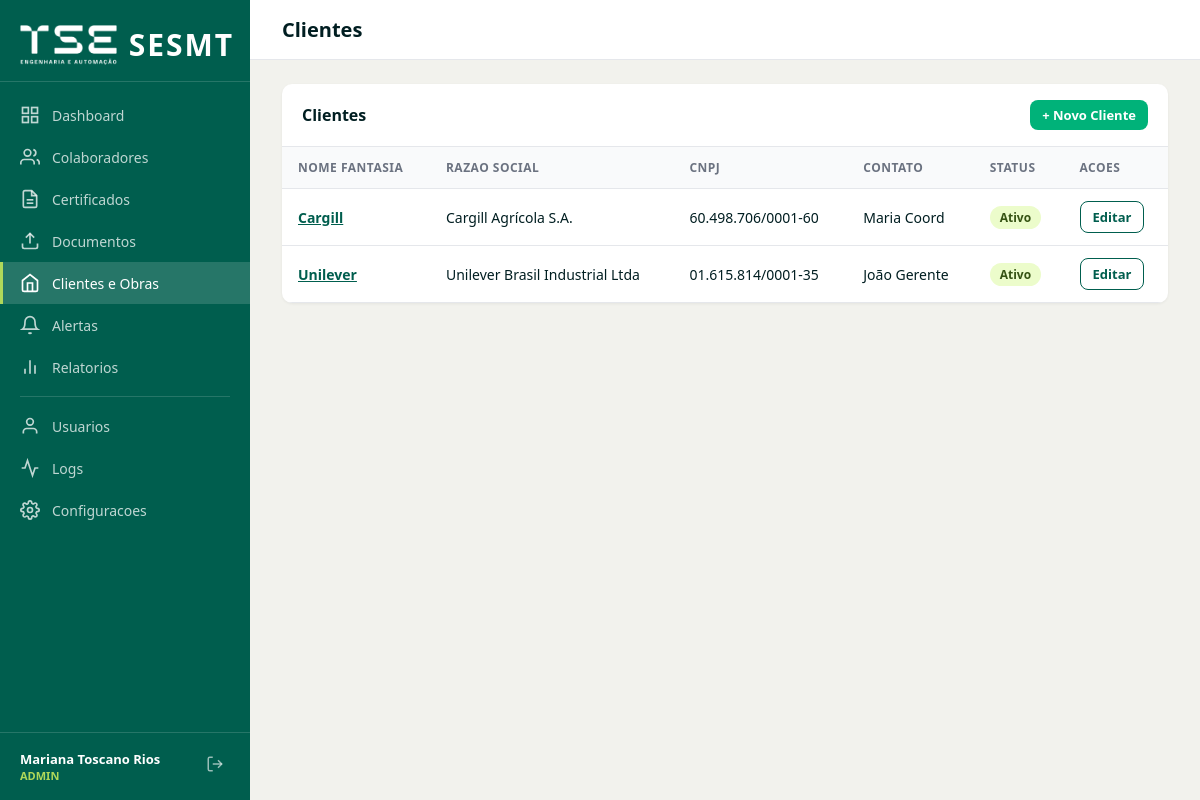
Screenshot of /clientes (signed in) with the database file from the repository.
### tables this page shows
CREATE TABLE IF NOT EXISTS clientes (
    id INT AUTO_INCREMENT PRIMARY KEY,
    razao_social VARCHAR(200) NOT NULL,
    nome_fantasia VARCHAR(200) NULL,
    cnpj VARCHAR(18) NULL,
    contato_nome VARCHAR(150) NULL,
    contato_email VARCHAR(150) NULL,
    contato_telefone VARCHAR(20) NULL,
    ativo TINYINT(1) NOT NULL DEFAULT 1,
    criado_em DATETIME NOT NULL DEFAULT CURRENT_TIMESTAMP,
    atualizado_em DATETIME NOT NULL DEFAULT CURRENT_TIMESTAMP ON UPDATE CURRENT_TIMESTAMP,
    INDEX idx_cnpj (cnpj),
    INDEX idx_ativo (ativo)
);

### app/Core/Controller.php (called while the page is built, shortened)
<?php
class Controller
{
    protected function view(string $view, array $data = [], string $layout = 'app'): void
    {
        View::render($view, $data, $layout);
    }
}

### app/Controllers/ClienteController.php (called while the page is built, shortened)
<?php
class ClienteController extends Controller
{
    public function index(): void
    {
        $model = new Cliente();
        $this->view('clientes/index', [
            'clientes'  => $model->all([], 'nome_fantasia ASC'),
            'pageTitle' => 'Clientes',
        ]);
    }
}

### public/index.php (called while the page is built, shortened)
<?php
spl_autoload_register(function (string $class) {
    $prefix = 'App\\';
    $relativeClass = substr($class, strlen($prefix));
    $file = dirname(__DIR__) . '/app/' . str_replace('\\', '/', $relativeClass) . '.php';
});
$router = new \App\Core\Router();
$router->get('/login', ['AuthController', 'loginForm']);
$router->post('/login', ['AuthController', 'login']);
$router->get('/logout', ['AuthController', 'logout']);
$router->get('/', ['DashboardController', 'index'], ['AuthMiddleware']);
$router->get('/dashboard', ['DashboardController', 'index'], ['AuthMiddleware']);
$router->get('/colaboradores', ['ColaboradorController', 'index'], ['AuthMiddleware']);
$router->get('/colaboradores/novo', ['ColaboradorController', 'create'], ['AuthMiddleware']);
$router->post('/colaboradores/salvar', ['ColaboradorController', 'store'], ['AuthMiddleware', 'CsrfMiddleware']);
$router->get('/colaboradores/{id}', ['ColaboradorController', 'show'], ['AuthMiddleware']);
$router->get('/colaboradores/{id}/download-zip', ['ColaboradorController', 'downloadZip'], ['AuthMiddleware']);
$router->get('/colaboradores/{id}/editar', ['ColaboradorController', 'edit'], ['AuthMiddleware']);
$router->post('/colaboradores/{id}/atualizar', ['ColaboradorController', 'update'], ['AuthMiddleware', 'CsrfMiddleware']);
$router->post('/colaboradores/{id}/excluir', ['ColaboradorController', 'destroy'], ['AuthMiddleware', 'CsrfMiddleware']);
$router->get('/certificados', ['CertificadoController', 'index'], ['AuthMiddleware']);
$router->get('/certificados/emitir/{colaboradorId}', ['CertificadoController', 'emitir'], ['AuthMiddleware']);
$router->post('/certificados/salvar', ['CertificadoController', 'store'], ['AuthMiddleware', 'CsrfMiddleware']);
$router->get('/certificados/preview/{id}', ['CertificadoController', 'preview'], ['AuthMiddleware']);
$router->get('/certificados/dados/{colaboradorId}', ['CertificadoController', 'dadosJson'], ['AuthMiddleware']);
$router->get('/documentos', ['DocumentoController', 'index'], ['AuthMiddleware']);
$router->get('/documentos/upload/{colaboradorId}', ['DocumentoController', 'uploadForm'], ['AuthMiddleware']);
$router->post('/documentos/upload', ['DocumentoController', 'upload'], ['AuthMiddleware', 'CsrfMiddleware']);
$router->get('/documentos/download/{id}', ['DocumentoController', 'download'], ['AuthMiddleware']);
$router->get('/documentos/visualizar/{id}', ['DocumentoController', 'visualizar'], ['AuthMiddleware']);
$router->get('/documentos/{id}', ['DocumentoController', 'show'], ['AuthMiddleware']);
$router->post('/documentos/{id}/excluir', ['DocumentoController', 'destroy'], ['AuthMiddleware', 'CsrfMiddleware']);
$router->get('/exportar/colaboradores', ['ExportController', 'colaboradores'], ['AuthMiddleware']);
$router->get('/exportar/documentos', ['ExportController', 'documentos'], ['AuthMiddleware']);
$router->get('/exportar/certificados', ['ExportController', 'certificados'], ['AuthMiddleware']);
$router->get('/clientes', ['ClienteController', 'index'], ['AuthMiddleware']);
$router->get('/clientes/novo', ['ClienteController', 'create'], ['AuthMiddleware']);
$router->post('/clientes/salvar', ['ClienteController', 'store'], ['AuthMiddleware', 'CsrfMiddleware']);
$router->get('/clientes/{id}', ['ClienteController', 'show'], ['AuthMiddleware']);
$router->get('/clientes/{id}/editar', ['ClienteController', 'edit'], ['AuthMiddleware']);
$router->post('/clientes/{id}/atualizar', ['ClienteController', 'update'], ['AuthMiddleware', 'CsrfMiddleware']);
$router->post('/clientes/{id}/requisitos', ['ClienteController', 'addRequisito'], ['AuthMiddleware', 'CsrfMiddleware']);
$router->post('/clientes/{id}/requisitos/{reqId}/excluir', ['ClienteController', 'removeRequisito'], ['AuthMiddleware', 'CsrfMiddleware']);
$router->get('/obras/novo/{clienteId}', ['ObraController', 'create'], ['AuthMiddleware']);
$router->post('/obras/salvar', ['ObraController', 'store'], ['AuthMiddleware', 'CsrfMiddleware']);
$router->get('/obras/{id}/editar', ['ObraController', 'edit'], ['AuthMiddleware']);
$router->post('/obras/{id}/atualizar', ['ObraController', 'update'], ['AuthMiddleware', 'CsrfMiddleware']);
$router->get('/alertas', ['AlertaController', 'index'], ['AuthMiddleware']);
$router->get('/relatorios', ['RelatorioController', 'index'], ['AuthMiddleware']);
$router->get('/relatorios/colaborador/{id}', ['RelatorioController', 'porColaborador'], ['AuthMiddleware']);
$router->get('/relatorios/cliente/{id}', ['RelatorioController', 'porCliente'], ['AuthMiddleware']);
$router->get('/logs', ['LogController', 'index'], ['AuthMiddleware']);
$router->get('/logs/exportar', ['LogController', 'exportar'], ['AuthMiddleware']);
$router->get('/usuarios', ['UsuarioController', 'index'], ['AuthMiddleware']);
$router->post('/usuarios/salvar', ['UsuarioController', 'store'], ['AuthMiddleware', 'CsrfMiddleware']);
$router->post('/usuarios/{id}/resetar', ['UsuarioController', 'resetPassword'], ['AuthMiddleware', 'CsrfMiddleware']);
$router->post('/usuarios/{id}/excluir', ['UsuarioController', 'destroy'], ['AuthMiddleware', 'CsrfMiddleware']);
$router->get('/configuracoes', ['ConfigController', 'index'], ['AuthMiddleware']);
$router->post('/configuracoes/salvar', ['ConfigController', 'save'], ['AuthMiddleware', 'CsrfMiddleware']);
$router->get('/api/tipos-certificado', ['CertificadoController', 'tiposJson']);
$router->dispatch();

### app/Core/Model.php (called while the page is built, shortened)
<?php
abstract class Model
{
    protected string $table;
    protected PDO $db;
    public function __construct()
    {
        $this->db = Database::getInstance();
    }
    public function all(array $conditions = [], string $orderBy = 'id DESC', int $limit = 0, int $offset = 0): array
    {
        $sql = "SELECT * FROM {$this->table}";
        $params = [];
        $sql .= " ORDER BY {$orderBy}";
        $stmt = $this->db->prepare($sql);
        $stmt->execute($params);
        return $stmt->fetchAll();
    }
}

### app/config/database.php (called while the page is built)
<?php
return [
    'host'     => $_ENV['DB_HOST'] ?? 'localhost',
    'port'     => $_ENV['DB_PORT'] ?? '3306',
    'name'     => $_ENV['DB_NAME'] ?? 'sesmt_tse',
    'user'     => $_ENV['DB_USER'] ?? 'root',
    'password' => $_ENV['DB_PASS'] ?? '',
    'charset'  => 'utf8mb4',
];

### app/Core/Database.php (called while the page is built, shortened)
<?php
class Database
{
    private static ?PDO $instance = null;
    public static function getInstance(): PDO
    {
        if (self::$instance === null) {
            $config = require dirname(__DIR__) . '/config/database.php';
            $dsn = sprintf(
                'mysql:host=%s;port=%s;dbname=%s;charset=%s',
                $config['host'],
                $config['port'],
                $config['name'],
                $config['charset']
            );
            try {
                self::$instance = new PDO($dsn, $config['user'], $config['password'], [
                    PDO::ATTR_ERRMODE            => PDO::ERRMODE_EXCEPTION,
                    PDO::ATTR_DEFAULT_FETCH_MODE => PDO::FETCH_ASSOC,
                    PDO::ATTR_EMULATE_PREPARES   => false,
                    PDO::MYSQL_ATTR_INIT_COMMAND => "SET NAMES utf8mb4 COLLATE utf8mb4_unicode_ci",
                ]);
            } catch (PDOException $e) {
                if (($_ENV['APP_DEBUG'] ?? false)) {
                    throw $e;
                }
                http_response_code(500);
                die('Erro de conexao com o banco de dados.');
            }
        }
        return self::$instance;
    }
}

### app/Views/clientes/index.php (the view)
<div class="table-container">
    <div class="table-header">
        <span class="table-title">Clientes</span>
        <a href="/clientes/novo" class="btn btn-primary btn-sm">+ Novo Cliente</a>
    </div>
    <table>
        <thead><tr><th>Nome Fantasia</th><th>Razao Social</th><th>CNPJ</th><th>Contato</th><th>Status</th><th>Acoes</th></tr></thead>
        <tbody>
        <?php if (empty($clientes)): ?>
        <tr><td colspan="6" style="text-align:center;color:#6b7280;">Nenhum cliente cadastrado.</td></tr>
        <?php else: ?>
        <?php foreach ($clientes as $c): ?>
        <tr>
            <td><a href="/clientes/<?= $c['id'] ?>" style="color:var(--c-primary);font-weight:600;"><?= htmlspecialchars($c['nome_fantasia'] ?? $c['razao_social']) ?></a></td>
            <td><?= htmlspecialchars($c['razao_social']) ?></td>
            <td><?= htmlspecialchars($c['cnpj'] ?? '-') ?></td>
            <td><?= htmlspecialchars($c['contato_nome'] ?? '-') ?></td>
            <td><span class="badge badge-<?= $c['ativo'] ? 'ativo' : 'inativo' ?>"><?= $c['ativo'] ? 'Ativo' : 'Inativo' ?></span></td>
            <td>
                <a href="/clientes/<?= $c['id'] ?>/editar" class="btn btn-outline btn-sm">Editar</a>
            </td>
        </tr>
        <?php endforeach; ?>
        <?php endif; ?>
        </tbody>
    </table>
</div>

### app/Core/Router.php (shortened to what this page needs)
<?php
class Router
{
    private array $routes = [];
    private function addRoute(string $method, string $path, array $handler, array $middleware): void
    {
        $pattern = preg_replace('/\{(\w+)\}/', '(?P<$1>[^/]+)', $path);
        $pattern = '#^' . $pattern . '$#';
        $this->routes[] = [
            'method'     => $method,
            'pattern'    => $pattern,
            'handler'    => $handler,
            'middleware'  => $middleware,
        ];
    }
    public function dispatch(): void
    {
        $method = $_SERVER['REQUEST_METHOD'];
        $uri = parse_url($_SERVER['REQUEST_URI'], PHP_URL_PATH);
        $uri = rtrim($uri, '/') ?: '/';
        foreach ($this->routes as $route) {
            if ($route['method'] !== $method) {
                continue;
            }
            if (preg_match($route['pattern'], $uri, $matches)) {
                $params = array_filter($matches, 'is_string', ARRAY_FILTER_USE_KEY);
                [$controllerName, $action] = $route['handler'];
                $controller = new $controllerClass();
                call_user_func_array([$controller, $action], array_values($params));
                return;
            }
        }
    }
}

### public/assets/css/style.css (style rules this page uses)
:root { --c-primary: #005e4e; --c-bg: #f2f2ed; --c-text: #001e21; --c-accent: #00b279; --c-ok: #afd85a; --c-link: #00bbcd; --c-danger: #e74c3c; --c-warning: #f39c12; --c-white: #ffffff; --c-gray: #6b7280; --c-border: #e5e7eb; --sidebar-w: 250px; }
* { margin: 0; padding: 0; box-sizing: border-box; }
body { font-family: 'Segoe UI', Arial, sans-serif; background: var(--c-bg); color: var(--c-text); display: flex; min-height: 100vh; }
.table-container { background: var(--c-white); border-radius: 10px; box-shadow: 0 1px 3px rgba(0,0,0,0.06); overflow: hidden; margin-bottom: 24px; }
.table-header { padding: 16px 20px; border-bottom: 1px solid var(--c-border); display: flex; justify-content: space-between; align-items: center; flex-wrap: wrap; gap: 12px; }
.table-title { font-size: 16px; font-weight: 600; }
table { width: 100%; border-collapse: collapse; }
th { background: #f9fafb; padding: 12px 16px; text-align: left; font-size: 12px; font-weight: 600; color: var(--c-gray); text-transform: uppercase; letter-spacing: 0.5px; border-bottom: 1px solid var(--c-border); }
td { padding: 12px 16px; font-size: 14px; border-bottom: 1px solid var(--c-border); vertical-align: middle; }
.badge { display: inline-block; padding: 3px 10px; border-radius: 12px; font-size: 12px; font-weight: 600; }
.badge-ativo { background: #ecfccb; color: #365314; }
.btn { display: inline-flex; align-items: center; gap: 6px; padding: 10px 18px; border: none; border-radius: 8px; font-size: 14px; font-weight: 600; cursor: pointer; transition: all 0.15s; text-decoration: none; }
.btn-primary { background: var(--c-accent); color: var(--c-white); }
.btn-outline { background: transparent; color: var(--c-primary); border: 1.5px solid var(--c-primary); }
.btn-sm { padding: 6px 12px; font-size: 13px; }

### rows the page displays
clientes: nome_fantasia "Cargill", razao_social "Cargill Agrícola S.A.", cnpj "60.498.706/0001-60", contato_nome "Maria Coord", ativo "Ativo"
clientes: nome_fantasia "Unilever", razao_social "Unilever Brasil Industrial Ltda", cnpj "01.615.814/0001-35", contato_nome "João Gerente", ativo "Ativo"
